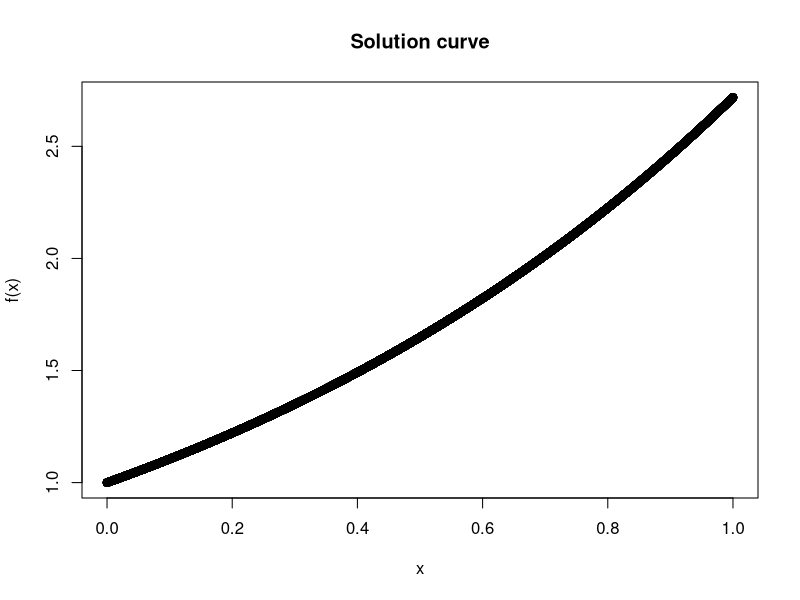

R code for this plot:
euler <- function(deriv, x0, y0, h, n) {

  x <- numeric(n + 1) # 這邊是建立為 0 的 vector
  y <- numeric(n + 1)

  x[1] <- x0
  y[1] <- y0

  for (i in 1:n) {
    y[i + 1] <- y[i] + h * deriv(x[i], y[i])
    x[i + 1] <- x[i] + h
    if(i==n){
      print(y[n])
    }
  }
  plot(x, y, type = "p", col = "black", lwd = 1,
       main = "Solution curve",
       xlab = "x", ylab = "f(x)")
}
euler(function(x,y) {y}, x0 = 0, y0 = 1, h = 0.00001, n = 100000)


# n_r<-function(f,f1,x0){
#   x<-x0
#   k_max<-100
#   tolerance<-1e-8
#   k<-0
#   fx<-f(x)

#   if(abs(fx)<=tolerance){
#     return("Your start guess was on the money")
#   }

#   while(k<=k_max){
#     fpx<-f1(x)
#     if(fpx==0){
#       return("Derivative is zero-can't continue")
#     }
#     x<-x-fx/fpx
#     fx<-f(x)
#     k<-k+1
#     if(abs(fx)<=tolerance){
#       return(list(solution=x,nr_steps=k))
#     }
#     if(k==k_max){
#       print("Max nr of steps has been reached without finding a solution.")
#     }
#   }
# }

# n_r(function(x) x^2-2,function(x) 2*x,1)